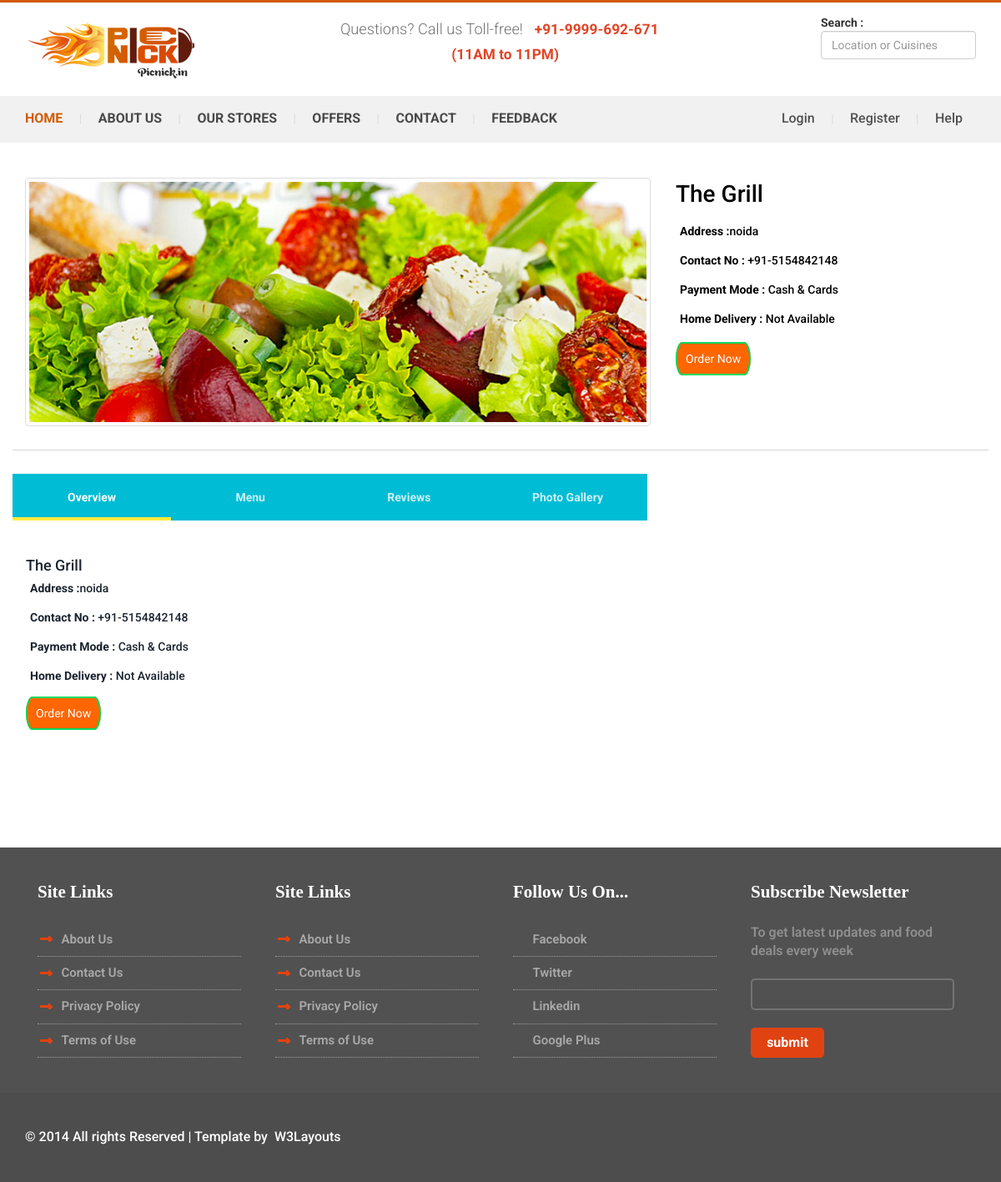
The app's page /Site/vendor/profile/1002, older data.
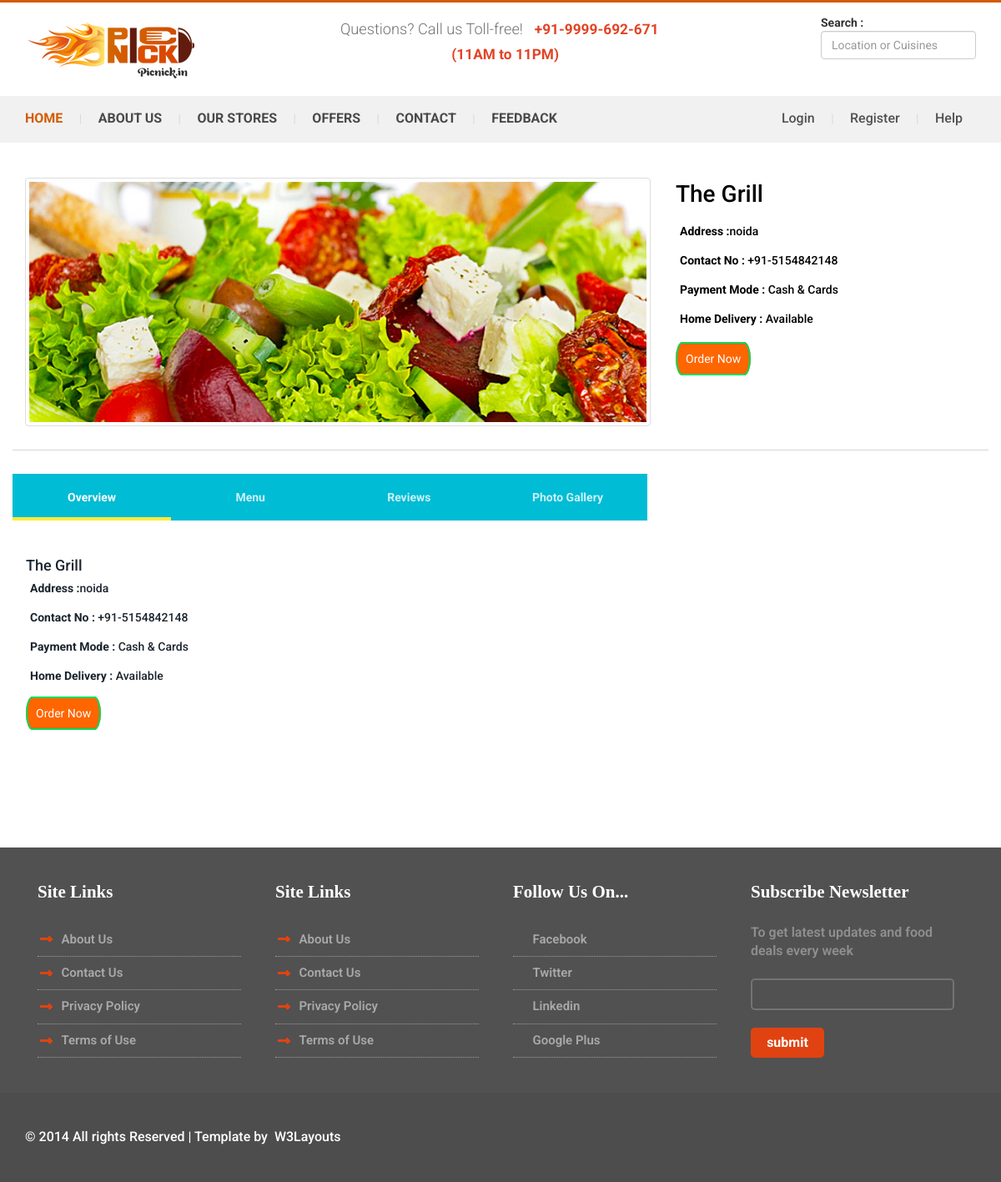
The same page, newer data.
### Site/models.py (models this page shows, shortened)
class VendorDetail(models.Model):
    vendor_id = models.AutoField(primary_key=True)
    restaurant_name = models.CharField(max_length=50)
    email_id = models.EmailField()
    password = models.CharField(max_length=20)
    phone_number = models.IntegerField(null=True)
    address = models.CharField(null=True, max_length=100)
    cod_availabitity = models.BooleanField(default=False)
    home_delivery = models.BooleanField(default=False)

### Site/views.py (the view)
# urls.py: url(r'^vendor/profile/(?P<vendor_id>.+)$', views.vendor_profile, name='Vendor_Profile'),
def vendor_profile(request,vendor_id):
    vendor = VendorDetail.objects.get(vendor_id=vendor_id)
    menu = MenuItem.objects.filter(vendor_id=vendor_id)
    return render(request,"resto new.html",{'vendor': vendor , 'menu': menu})

### Site/templates/resto new.html (shortened to what this page needs)
{%  load static %}
<!DOCTYPE html>
<html>
<head>
<link href="{% static '../static/css/bootstrap.css' %}" rel='stylesheet' type='text/css' />
<link href="{% static '../static/css/style.css' %}" rel="stylesheet" type="text/css" media="all" />
<link href="../static/css/animate.css" rel='stylesheet' type='text/css' />
<link rel="stylesheet" href="{% static '../static/css/style-tab.css' %}">
</head>
<body style="background:#FFFFFF;">
<div class="header">
  <div class="container">
    <div class="top-header">
      <div class="logo"> <a href=""><img src="{% static '../static/images/logo.png' %}" class="img-responsive" alt="" /></a> </div>
      <div class="queries">
        <p style="line-height:30px; text-align:center;">Questions? Call us Toll-free!<span>+91-9999-692-671 </span><br>
          <span>(11AM to 11PM)</span>
        </p>
      </div>
      <div class="header-right">
        <div class="cart box_1">
          <form>
            <div class="form-group">
              <span for="sel1"><strong>Search :</strong></span>
              <input type="text" name="" class="form-control" placeholder="Location or Cuisines" />
            </div>
          </form>
        </div>
      </div>
      <div class="clearfix"></div>
    </div>
  </div>
  <div class="menu-bar">
    <div class="container">
      <div class="top-menu">
        <ul>
          <li class="active"><a href="{% url 'Site:Home' %}" class="scroll">Home</a></li>
          |
          <li><a href="">About Us</a></li>
          <li><a href=""> Our Stores</a></li>
          <li><a href="">Offers</a></li>
          <li><a href="">contact</a></li>
          <li><a href="">Feedback</a></li>
        </ul>
      </div>
      <div class="login-section">
        <ul>
          <li><a href="">Login</a> </li>
          <li><a href="">Register</a> </li>
          |
          <li><a href="#">Help</a></li>
        </ul>
      </div>
      <div class="clearfix"></div>
    </div>
  </div>
  </div>
	<div class="Popular-Restaurants-content">
		<div class="Popular-Restaurants-grids">
			<div class="container-fluid">
				<div class="Popular-Restaurants-grid wow fadeInRight" data-wow-delay="0.4s">
					<div class="col-md-8 restaurent-logo">
						<img src="{% static '../static/images/1(1).jpg' %}" class="img-responsive img-thumbnail" alt="" />
					</div>
					<div class="col-md-4 restaurent-title">
							 <h4><a href="#">{{ vendor.restaurant_name }}</a></h4>
                            <h5><a href="#"><strong style="padding-left:5px; line-height:35px;">Address :</strong>{{ vendor.address }}</a></h5>
                            <h5><a href="#"><strong style="padding-left:5px; line-height:35px;">Contact No :</strong> +91-{{ vendor.phone_number }}</a></h5>
                            <h5><a href="#"><strong style="padding-left:5px; line-height:35px;">Payment Mode :</strong> Cash & Cards</a></h5>
                            {% if vendor.home_delivery == True %}
                                <h5><a href="#"><strong style="padding-left:5px; line-height:35px;">Home Delivery :</strong> Available</a></h5>
                            {% else %}
                                <h5><a href="#"><strong style="padding-left:5px; line-height:35px;">Home Delivery :</strong> Not Available</a></h5>
                            {% endif %}
                        <br>
                       <a href="#popup1" class="bg-danger text-white button" style="background:#FF6600; color:#FFFFFF; padding:10px;">Order Now </a>
           </div>
				</div>
                 </div>
        <div class="container-fluid">
        <div class="tab-wrap">
    <div class="tab-label-content" id="tab1-content">
      <label for="tab1">Overview</label>
      <div class="tab-content">
    <h4><a href="#">{{ vendor.restaurant_name }}</a></h4>
                            <h5><a href="#"><strong style="padding-left:5px; line-height:35px;">Address :</strong>{{ vendor.address }}</a></h5>
                            <h5><a href="#"><strong style="padding-left:5px; line-height:35px;">Contact No :</strong> +91-{{ vendor.phone_number }}</a></h5>
                            <h5><a href="#"><strong style="padding-left:5px; line-height:35px;">Payment Mode :</strong> Cash & Cards</a></h5>
                            {% if vendor.home_delivery == True %}
                                <h5><a href="#"><strong style="padding-left:5px; line-height:35px;">Home Delivery :</strong> Available</a></h5>
                            {% else %}
                                <h5><a href="#"><strong style="padding-left:5px; line-height:35px;">Home Delivery :</strong> Not Available</a></h5>
                            {% endif %}
                       <br>
                       <a href="#popup1" class="bg-danger text-white button" style="background:#FF6600; color:#FFFFFF; padding:10px;">Order Now </a>
      </div>
    </div>
    <div class="tab-label-content" id="tab2-content">
      <label for="tab2">Menu</label>
    </div>
    <div class="tab-label-content" id="tab3-content">
      <label for="tab3">Reviews</label>
    </div>
     <div class="tab-label-content" id="tab4-content">
      <label for="tab4">Photo Gallery</label>
    </div>
    <div class="slide"></div>
</div></div>
<link rel="stylesheet" href="//maxcdn.bootstrapcdn.com/font-awesome/4.3.0/css/font-awesome.min.css">
    </div>
</div></div>
	<div class="contact-section" id="contact" style="margin-top:150px;">
			<div class="container">
				<div class="contact-section-grids">
					<div class="col-md-3 contact-section-grid wow fadeInLeft" data-wow-delay="0.4s">
						<h4>Site Links</h4>
						<ul>
							<li><i class="point"></i></li>
							<li class="data"><a href="#">About Us</a></li>
						</ul>
						<ul>
							<li><i class="point"></i></li>
							<li class="data"><a href="#">Contact Us</a></li>
						</ul>
						<ul>
							<li><i class="point"></i></li>
							<li class="data"><a href="#">Privacy Policy</a></li>
						</ul>
						<ul>
							<li><i class="point"></i></li>
							<li class="data"><a href="#">Terms of Use</a></li>
						</ul>
					</div>
					<div class="col-md-3 contact-section-grid wow fadeInLeft" data-wow-delay="0.4s">
						<h4>Site Links</h4>
						<ul>
							<li><i class="point"></i></li>
							<li class="data"><a href="#">About Us</a></li>
						</ul>
						<ul>
							<li><i class="point"></i></li>
							<li class="data"><a href="#">Contact Us</a></li>
						</ul>
						<ul>
							<li><i class="point"></i></li>
							<li class="data"><a href="#">Privacy Policy</a></li>
						</ul>
						<ul>
							<li><i class="point"></i></li>
							<li class="data"><a href="#">Terms of Use</a></li>
						</ul>
					</div>
					<div class="col-md-3 contact-section-grid wow fadeInRight" data-wow-delay="0.4s">
						<h4>Follow Us On...</h4>
						<ul>
							<li><i class="fb"></i></li>
							<li class="data"> <a href="#">  Facebook</a></li>
						</ul>
						<ul>
							<li><i class="tw"></i></li>
							<li class="data"> <a href="#">Twitter</a></li>
						</ul>
						<ul>
							<li><i class="in"></i></li>
							<li class="data"><a href="#"> Linkedin</a></li>
						</ul>
						<ul>
							<li><i class="gp"></i></li>
							<li class="data"><a href="#">Google Plus</a></li>
						</ul>
					</div>
					<div class="col-md-3 contact-section-grid nth-grid wow fadeInRight" data-wow-delay="0.4s">
						<h4>Subscribe Newsletter</h4>
						<p>To get latest updates and food deals every week</p>
						<input type="text" class="text" value="" onFocus="this.value = '';" onBlur="if (this.value == '') {this.value = '';}">
						<input type="submit" value="submit">
						</div>
					<div class="clearfix"></div>
				</div>
			</div>
		</div>
	<div class="footer">
		<div class="container">
			<p class="wow fadeInLeft" data-wow-delay="0.4s">&copy; 2014  All rights  Reserved | Template by &nbsp;<a href="http://w3layouts.com" target="target_blank">W3Layouts</a></p>
		</div>
	</div>
</body>
</html>

### Site/static/css/style.css (style rules this page uses)
body { padding:0; margin:0; font-family: 'Source Sans Pro', sans-serif; }
body a { transition:0.5s all; -webkit-transition:0.5s all; -moz-transition:0.5s all; -o-transition:0.5s all; -ms-transition:0.5s all; }
input[type="button"],input[type="submit"] { transition:0.5s all; -webkit-transition:0.5s all; -moz-transition:0.5s all; -o-transition:0.5s all; -ms-transition:0.5s all; }
h1,h2,h3,h4,h5,h6 { margin:0; }
p { margin:0; }
ul { margin:0; padding:0; }
label { margin:0; }
.header { border-top: 3px solid #d35a01; }
.top-header { padding:1em 0; }
.logo { float:left; }
.queries { float:left; margin-left:15%; }
.header-right { float: right; vertical-align: middle; }
.queries p { color:#727272; font-size:1.3em; font-weight:300; margin-top: 3px; }
.queries p span { color:#E24425; margin-left:0.8em; font-weight:700; font-size:0.95em; }
.top-menu { float:left; color:#D9D9D9; }
.login-section { float:right; color:#D9D9D9; }
.top-menu ul li { display:inline-block; margin: 0 16px; }
.top-menu ul li:first-child { margin-left: 0; }
.top-menu ul li a { text-decoration:none; margin:0.5em 0; display:block; color: #494949; font-size:16px; font-weight:700; text-transform:uppercase; }
.top-menu ul li.active a { color:#d35b01; }
.login-section ul li { display:inline-block; margin: 0 16px; }
.login-section ul li a { margin:0.5em 0; display:block; color: #515151; font-size:16px; font-weight:500; }
.menu-bar { background:#F1F1F1; padding:0.6em 0; }
.nth-grid { margin-right:0; }
.contact-section { padding:3em 0; background:#515151; }
.contact-section-grid h4 { color:#FFFFFF; font-size:1.5em; font-weight:700; font-family: 'Lobster Two', cursive; margin-bottom:1.2em; }
.contact-section-grid ul li { display:inline-block; }
.contact-section-grid ul { border-bottom:1px dotted #9D9D9D; }
.contact-section-grid ul li i.point { width:20px; height:15px; background: url("../images/img-sprite.png") no-repeat -260px -46px; display: inline-block; vertical-align: middle; margin-right:5px; }
.contact-section-grid ul li i.fb { width:15px; height:15px; background: url("../images/img-sprite.png") no-repeat -280px -46px; display: inline-block; vertical-align: middle; margin-right:5px; border-radius: 3px; }
.contact-section-grid ul li i.tw { width:15px; height:15px; background: url("../images/img-sprite.png") no-repeat -295px -46px; display: inline-block; vertical-align: middle; margin-right:5px; border-radius: 3px; }
.contact-section-grid ul li i.in { width:15px; height:15px; background: url("../images/img-sprite.png") no-repeat -310px -46px; display: inline-block; vertical-align: middle; margin-right:5px; border-radius: 3px; }
.contact-section-grid ul li i.gp { width:15px; height:15px; background: url("../images/img-sprite.png") no-repeat -325px -46px; display: inline-block; vertical-align: middle; margin-right:5px; border-radius: 3px; }
.contact-section-grid ul li.data { color:#A9A9A9; font-weight:600; font-size:15px; margin:0.6em 0; }
.contact-section-grid ul li a { color:#A9A9A9; }
.contact-section-grid { width: 24%; margin-right: 1%; }
.contact-section-grid p { color:#8F8F8F; font-weight:600; font-size:16px; }
.contact-section-grid input.text { border: 2px solid #737373; outline: none; border-radius: 5px; background:#515151; padding:0.5em; width:100%; margin:1.5em 0; color:#fff; }
.contact-section-grid input[type="submit"] { outline: none; border:none; background:#e04311; color:#fff; font-size:16px; font-weight:700; padding:0.4em 1.2em; border-radius:5px; }
.footer { padding:3em 0; background:#4D4D4D; }
.footer p { color:#ffffff; font-size:16px; font-weight:500; }
.footer a { color:#FFF; }
.Popular-Restaurants-content { padding:3em 0; }
.restaurent-title h4 { color:#000000; font-size:2em; font-weight:500; font-family: 'Lobster Two', cursive; margin:5px 0 12px 0; }
.restaurent-title a { color: #000000; text-decoration: none; }
.Popular-Restaurants-grid { padding-bottom: 2em; border-bottom: 1px solid #D7D7D7; margin-bottom: 2em; }

### Site/templates/resto new.html (style rules this page uses)
.button { font-size: 1em; padding: 10px; color: #fff; border: 2px solid #06D85F; border-radius: 20px/50px; text-decoration: none; cursor: pointer; transition: all 0.3s ease-out; }

Row changes from the older to the newer data that the page shows:
changed VendorDetail "The Grill": home_delivery False → True (drawn)
Text that changed along with them:
text no longer shown: "Not Available Not Available"
text now shown: "Available Available"
